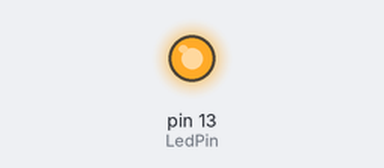
The sketch below on a simulated Arduino Uno, built with avr-gcc and run on an emulated ATmega328P. Parts: output pins drawn as LEDs (lit = HIGH).

Above: at 2.0 s.
At 4.2 s:
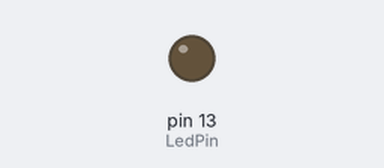
Timing chart, 0 to 5.9 s (numbered marks = the images above):
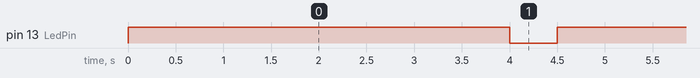

Measured:
- by itself, pin 13 (LedPin): alternates HIGH for 4.0 s and LOW for 0.50 s

The sketch:

Led_flash_7_colores.ino
```cpp
/*

Autor: A2N
Web: https://arduinlab.wordpress.com
DESCRIPCIÓN DEL PROGRAMA: Control led flash 7 colores

*/

int LedPin = 13;

void setup() {
  pinMode(LedPin, OUTPUT);
}

void loop() {
  digitalWrite(LedPin, HIGH);
  delay(4000);
  digitalWrite(LedPin, LOW);
  delay(500);
}
```
